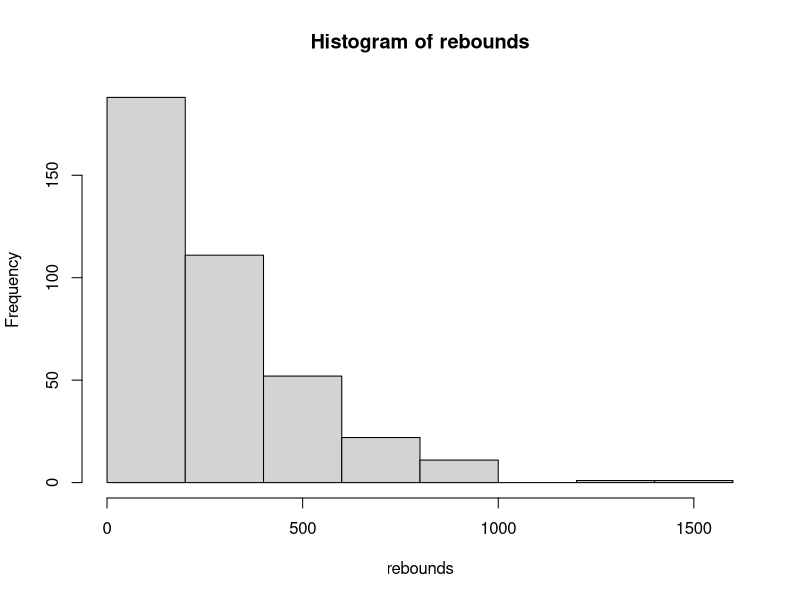

This figure's R source:
## ---- chunk 1
1 + 1
2 / 4
3^2
## ---- chunk 2
5 + 2 * 3
## ---- chunk 3
(5 + 2) * 3
## ---- chunk 4
# Get the remainder
13 %% 2

# Divide and round down to the nearest decimal
13 %/% 2
## ---- chunk 5

## ---- chunk 6

## ---- chunk 7

## ---- chunk 8

## ---- chunk 9
x <- 5
y <- 20
## ---- chunk 10
x + y
## ---- chunk 11
instructor_name <- "Kyle Butts"
print(instructor_name)
## ---- chunk 12
cat(instructor_name)
## ---- chunk 13
my_name <- "Kyle Butts"
my_name
## ---- chunk 14
paste0("Kyle", "Butts")
paste("Kyle", "Butts")
## ---- chunk 15
height_in_inches <- 70
paste0("My height is ", height_in_inches %/% 12, "'", height_in_inches %% 12, "\"")
## ---- chunk 16

## ---- chunk 17

## ---- chunk 18
## Rebounds from 2023 NBA Season
rebounds <- c(260, 114, 252, 310, 165, 236, 148, 336, 941, 127, 384, 278, 300, 6, 136, 145, 233, 142, 420, 35, 11, 161, 485, 1, 830, 81, 112, 16, 63, 513, 162, 296, 434, 239, 22, 269, 235, 222, 485, 245, 578, 162, 281, 344, 39, 99, 82, 79, 476, 3, 69, 84, 201, 52, 223, 244, 34, 728, 5, 423, 286, 346, 324, 549, 580, 152, 401, 58, 95, 187, 618, 189, 69, 184, 34, 101, 36, 7, 472, 78, 41, 631, 259, 12, 760, 33, 410, 672, 70, 227, 272, 247, 289, 63, 96, 500, 497, 739, 188, 178, 491, 1, 298, 202, 211, 307, 227, 439, 253, 24, 740, 168, 921, 61, 210, 213, 209, 150, 145, 220, 26, 144, 286, 190, 56, 182, 580, 105, 402, 660, 260, 118, 0, 231, 11, 184, 69, 432, 807, 257, 762, 24, 42, 342, 95, 185, 77, 310, 170, 447, 98, 271, 8, 41, 99, 85, 102, 593, 275, 24, 10, 206, 407, 51, 184, 0, 98, 10, 305, 43, 112, 30, 80, 312, 292, 292, 899, 182, 317, 511, 665, 78, 633, 314, 32, 11, 49, 205, 402, 296, 46, 26, 261, 429, 451, 66, 546, 206, 35, 5, 63, 161, 227, 394, 308, 118, 92, 249, 691, 257, 85, 220, 483, 233, 909, 744, 564, 208, 573, 25, 243, 16, 2, 30, 132, 34, 468, 460, 330, 268, 1, 252, 318, 453, 473, 33, 82, 494, 26, 450, 54, 110, 145, 870, 670, 111, 1, 179, 448, 700, 74, 845, 30, 27, 639, 15, 97, 705, 96, 54, 295, 312, 556, 39, 551, 426, 45, 258, 8, 233, 564, 630, 536, 5, 255, 95, 173, 11, 51, 106, 71, 393, 317, 149, 394, 301, 319, 19, 147, 257, 336, 350, 19, 416, 829, 2, 219, 1530, 171, 124, 54, 47, 296, 30, 26, 96, 168, 14, 118, 770, 310, 66, 934, 42, 415, 204, 634, 202, 301, 391, 177, 81, 256, 116, 188, 76, 417, 1, 28, 435, 191, 449, 270, 265, 5, 1, 0, 47, 183, 0, 22, 247, 0, 381, 19, 2, 862, 253, 469, 55, 37, 90, 246, 78, 88, 512, 0, 101, 265, 28, 238, 223, 257, 372, 21, 236, 94, 81, 295, 206, 704, 454, 607, 145, 129, 282, 405, 247, 1258, 15, 269, 9, 240, 260, 305, 75)
## ---- chunk 19
rebounds[1]
rebounds[2]
## ---- chunk 20
rebounds[c(1, 2)]
## ---- chunk 21
rebounds[1:5]
## ---- chunk 22
rebounds[1:5] + 1
rebounds[1:5] / 12 # dozens of rebounds
## ---- chunk 23
length(rebounds)
## ---- chunk 24
## Mean, standard deviation, and variance
mean(rebounds)
sd(rebounds)
var(rebounds)

## Extremes
max(rebounds)
min(rebounds)

## chaining functions
sqrt(var(rebounds))
## ---- chunk 25
## Percentiles of the data
quantile(rebounds, c(0.1, 0.5, 0.9))
## ---- chunk 26
hist(rebounds)
## ---- chunk 27
reviews <- c(5, NA, 4, 4, 3, 5,  NA, 4, 5, 2)
## ---- chunk 28
mean(reviews)
median(reviews)
## ---- chunk 29
mean(reviews, na.rm = FALSE)
max(reviews, na.rm = FALSE)
## ---- chunk 30
summary(reviews)
## ---- chunk 31
ordered_takeout <- c(TRUE, TRUE, FALSE, TRUE, FALSE, TRUE, FALSE, FALSE)
## ---- chunk 32
as.numeric(ordered_takeout)
## ---- chunk 33
sum(ordered_takeout)
## ---- chunk 34
## Find five-star reviews
reviews == 5

## Find three-star or lower 
reviews <= 3
## ---- chunk 35
## Find non five-star reviews
!(reviews == 5)
## ---- chunk 36
(reviews == 5) & (reviews == 4)
## ---- chunk 37
(reviews == 5) | (reviews == 4)

## Equivalent to 
reviews >= 4
## ---- chunk 38
## Takeout orders
reviews[ordered_takeout]

## Dine-in orders
reviews[!ordered_takeout]
## ---- chunk 39

## ---- chunk 40
mean(reviews[!is.na(reviews)])
mean(reviews, na.rm = TRUE)
## ---- chunk 41
x <- c(1, 2, 3)
y <- c(5, 5, 5)

x + y
x^2
## ---- chunk 42
## Equivalent:
x + 2
x + rep(2, 3)
## ---- chunk 43
exp(x)
log(x)
sqrt(x^2)
## ---- chunk 44
sort(rebounds, decreasing = TRUE)
## ---- chunk 45
order(rebounds, decreasing = TRUE)
## ---- chunk 46
order(rebounds, decreasing = TRUE)[1]
which.max(rebounds)
## ---- chunk 47
rebounds[order(rebounds, decreasing = TRUE)]
## ---- chunk 48

